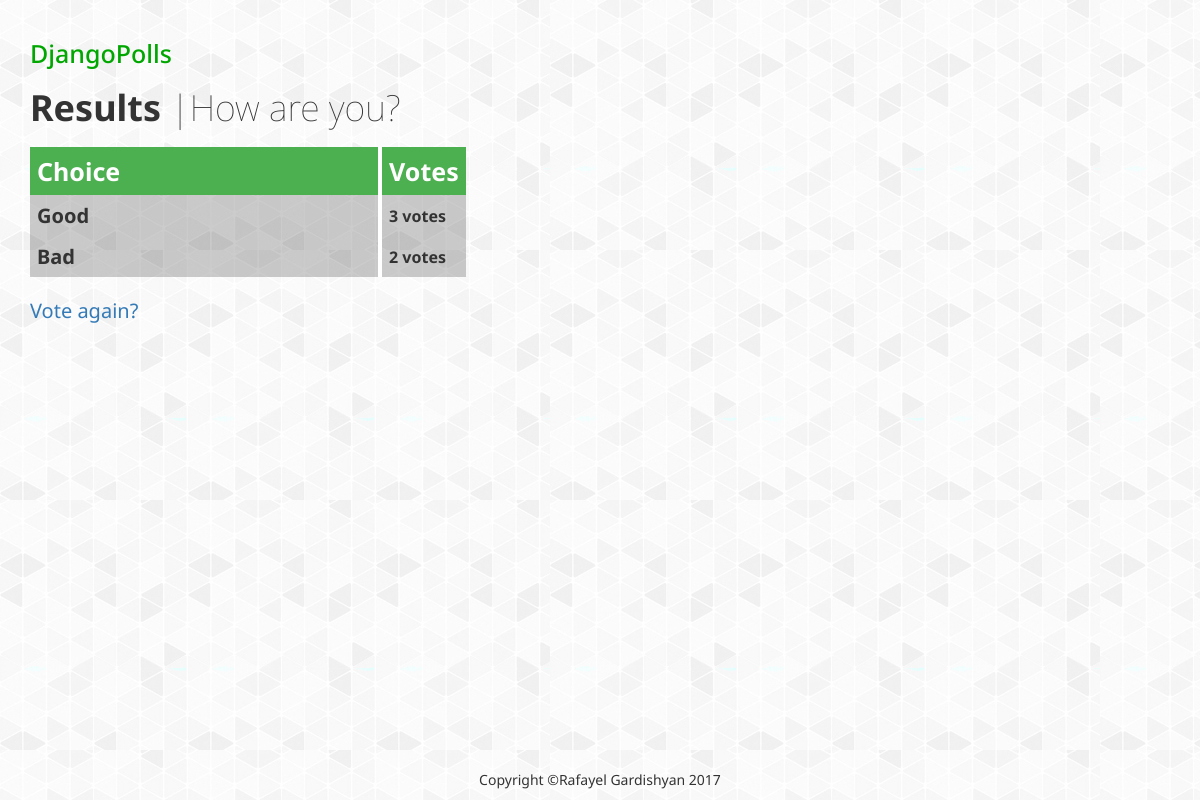
The page /polls/2/results/ on the database as committed earlier.
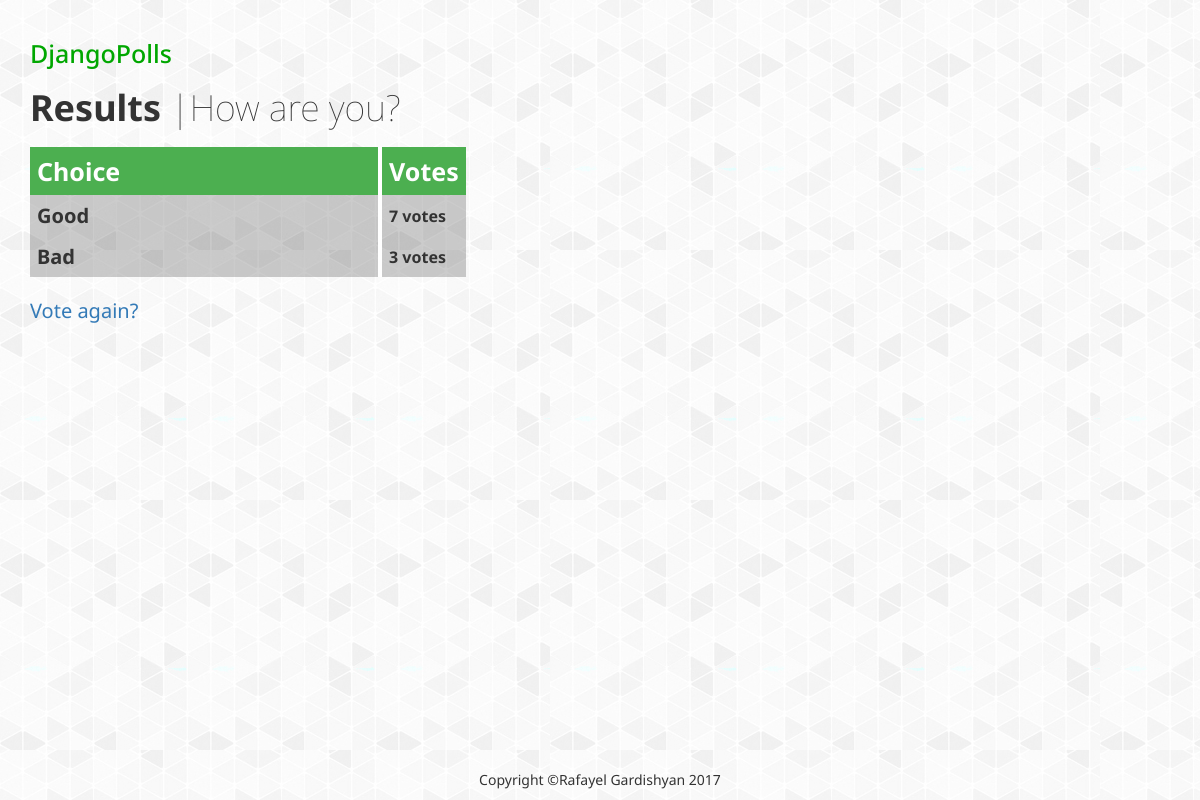
The same page on the database as committed later.
### polls/models.py (models this page shows, shortened)
class Question(models.Model):
    question_text = models.CharField(max_length=200)
    pub_date = models.DateTimeField('date published')
    def was_published_recently(self):
        now = timezone.now()
        return now - datetime.timedelta(days=1) <= self.pub_date <= now
    was_published_recently.admin_order_field = 'pub_date'
    was_published_recently.boolean = True
    was_published_recently.short_description = 'Published recently?'

class Choice(models.Model):
    question = models.ForeignKey(Question, on_delete=models.CASCADE)
    choice_text = models.CharField(max_length=200)
    votes = models.IntegerField(default=0)

### polls/views.py (the view)
# urls.py: url(r'^(?P<pk>[0-9]+)/results/$', views.ResultsView.as_view(), name='results'),
class ResultsView(generic.DetailView):
    model = Question
    template_name = 'polls/results.html'

### polls/templates/polls/results.html (shortened to what this page needs)
{% load static %}
<link rel="stylesheet" type="text/css" href="{% static 'polls/style.css' %}" />
<link rel="stylesheet" href="https://maxcdn.bootstrapcdn.com/bootstrap/3.3.7/css/bootstrap.min.css">
<div class="container back">
<h1 class="title"><a href="../../" class="return">DjangoPolls</a></h1>
    <h1 class="titleText"><strong>Results</strong> |{{ question.question_text }}</h1>
<table class="tata">
    <tr>
        <th class="tabletitle">Choice</th>
        <th class="tabletitle">Votes</th>
  </tr>
{% for choice in question.choice_set.all %}
    <tr>
        <th style="width: 350px; font-size:20px; padding: 7px; background:rgba(0,0,0,0.2);">{{choice.choice_text}}</th>
        <th style="padding: 7px; background:rgba(0,0,0,0.2); border-left: 4px solid white">{{ choice.votes }} vote{{ choice.votes|pluralize }}</th>
    </tr>
{% endfor %}
</table>
<a class="voteagain" href="{% url 'polls:detail' question.id %}">Vote again?</a>
</div>
<div class="footer">Copyright &copy;Rafayel Gardishyan 2017</div>

### polls/static/polls/style.css (style rules this page uses)
.back { margin-top: 20px; }
* { font-family: 'Noto Sans', sans-serif; margin: 0px; }
.return { color: #00a700; font-size: 25px; }
.tabletitle { font-size: 25px; background-color: #4CAF50; color: white; padding: 7px; }
.tabletitle:last-of-type { border-left:4px solid white; }
.titleText { font-weight: lighter; margin-bottom: 20px; }
a.voteagain { margin-top: 20px; font-size: 20px; }
.title { font-size: 40px; color: #4a7a38; }
.footer { position: absolute; right: 0; bottom: 0; left: 0; padding: 1rem; text-align: center; }
.tata { margin-bottom: 20px; }

Rows that differ between the two databases and show on the page:
changed Choice "Good": votes "3" → "7"
changed Choice "Bad": votes "2" → "3"
